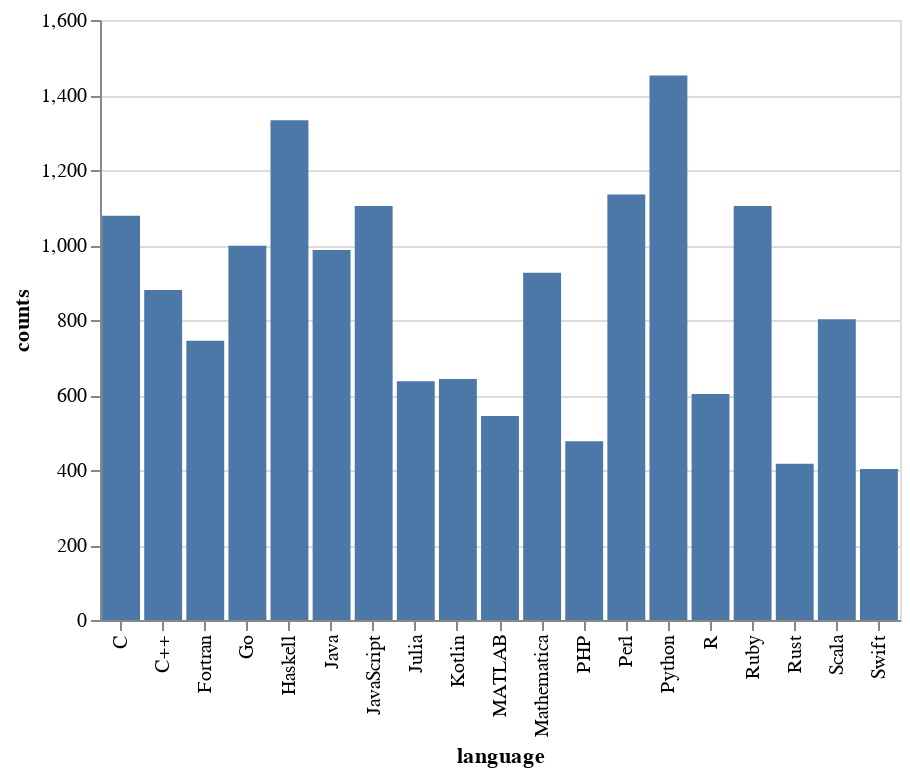

The code cell stored with this chart in its notebook:
### Markdown cell above
In order to use `altair` with `pandas` we need to have a dataframe containing the count information. You can notice there is some redundancy in the `dist_lang_df` (index of the dataframe is virtually the same as the `"language"` column) but it's needed in order to correctly graph with `altair`:

### Code cell
dist_lang_df = pd.DataFrame({"language": dist_lang.index.values,
                            "counts": dist_lang})

alt.Chart(dist_lang_df).mark_bar().encode(
    alt.X("language:N"),
    alt.Y("counts")
)

### Figure 1 — Vega-Lite specification as saved in the notebook (floating-point values rounded to 4 significant figures)
{"$schema": "https://vega.github.io/schema/vega-lite/v2.6.0.json", "config": {"view": {"height": 300, "width": 400}}, "data": {"name": "data-6c6ec18fee732bfbe918da73484b27db"}, "datasets": {"data-6c6ec18fee732bfbe918da73484b27db": [{"counts": 1452, "language": "Python"}, {"counts": 1333, "language": "Haskell"}, {"counts": 1135, "language": "Perl"}, {"counts": 1104, "language": "Ruby"}, {"counts": 1104, "language": "JavaScript"}, {"counts": 1078, "language": "C"}, {"counts": 998, "language": "Go"}, {"counts": 987, "language": "Java"}, {"counts": 926, "language": "Mathematica"}, {"counts": 880, "language": "C++"}, {"counts": 802, "language": "Scala"}, {"counts": 745, "language": "Fortran"}, {"counts": 643, "language": "Kotlin"}, {"counts": 637, "language": "Julia"}, {"counts": 603, "language": "R"}, {"counts": 544, "language": "MATLAB"}, {"counts": 477, "language": "PHP"}, {"counts": 417, "language": "Rust"}, {"counts": 403, "language": "Swift"}]}, "encoding": {"x": {"field": "language", "type": "nominal"}, "y": {"field": "counts", "type": "quantitative"}}, "mark": "bar"}
